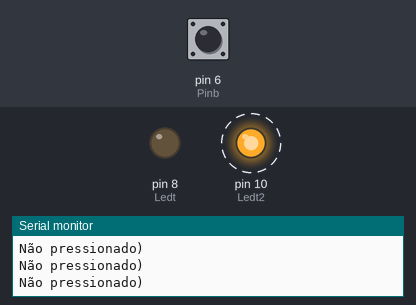
Bench run of a sketch on a simulated Arduino Uno, built with avr-gcc and run on an emulated ATmega328P. Shown: output pins drawn as LEDs (lit = HIGH), the last lines printed to the serial monitor. Dashed ring = blinking. Inputs (shaded band) come from the test bench; at power-on: pin 6 (Pinb) HIGH.

Above: at 2.0 s.
2.1 s: pin 6 (Pinb) pulled LOW for 0.75 s
At 2.8 s:
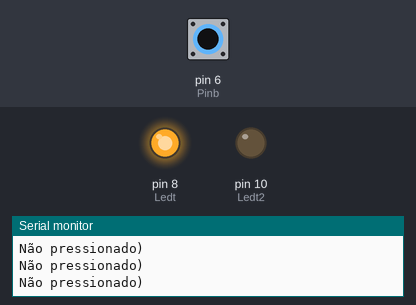
5.3 s: pin 6 (Pinb) pulled LOW for 3.2 s
At 5.95 s:
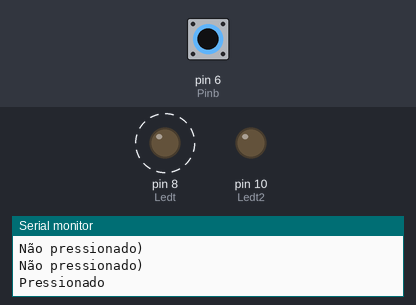
Timing chart, 0 to 16.0 s (numbered marks = the images above; inputs shaded):
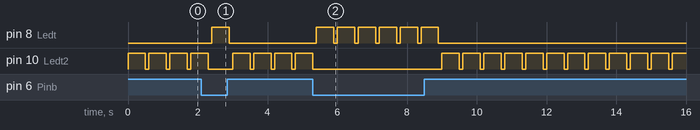

The sketch:

BottonManipula__o.ino
```cpp
const int Pinb = 6;
int Estadob = 0;
const int Ledt = 8;
const int Ledt2 = 10;
void setup() {
  Serial.begin(9600);
  pinMode(Pinb, INPUT_PULLUP);
  pinMode(Ledt, OUTPUT);
  pinMode(Ledt2, OUTPUT);
}

void loop() {
  Estadob = digitalRead(Pinb);


  if(Estadob == LOW){
    digitalWrite(Ledt, HIGH);
    delay(500);
    digitalWrite(Ledt, LOW);
    Serial.println("Pressionado");
  }
  else{
    Serial.println("Não pressionado)");

    digitalWrite(Ledt2, HIGH);
    delay(500);
    digitalWrite(Ledt2, LOW);

  }

  delay(100);
}
```

Measured:
- after the input at 2.1 s, pin 8 (Ledt): LOW → HIGH after 0.30 s, → LOW 0.50 s later
- after the input at 5.3 s, pin 8 (Ledt): alternates HIGH for 0.50 s and LOW for 0.10 s, 12 changes in all, then stays LOW, starting after 0.10 s
- by itself, pin 10 (Ledt2): repeats every 0.60 s: HIGH 0.50 s, LOW 0.10 s
